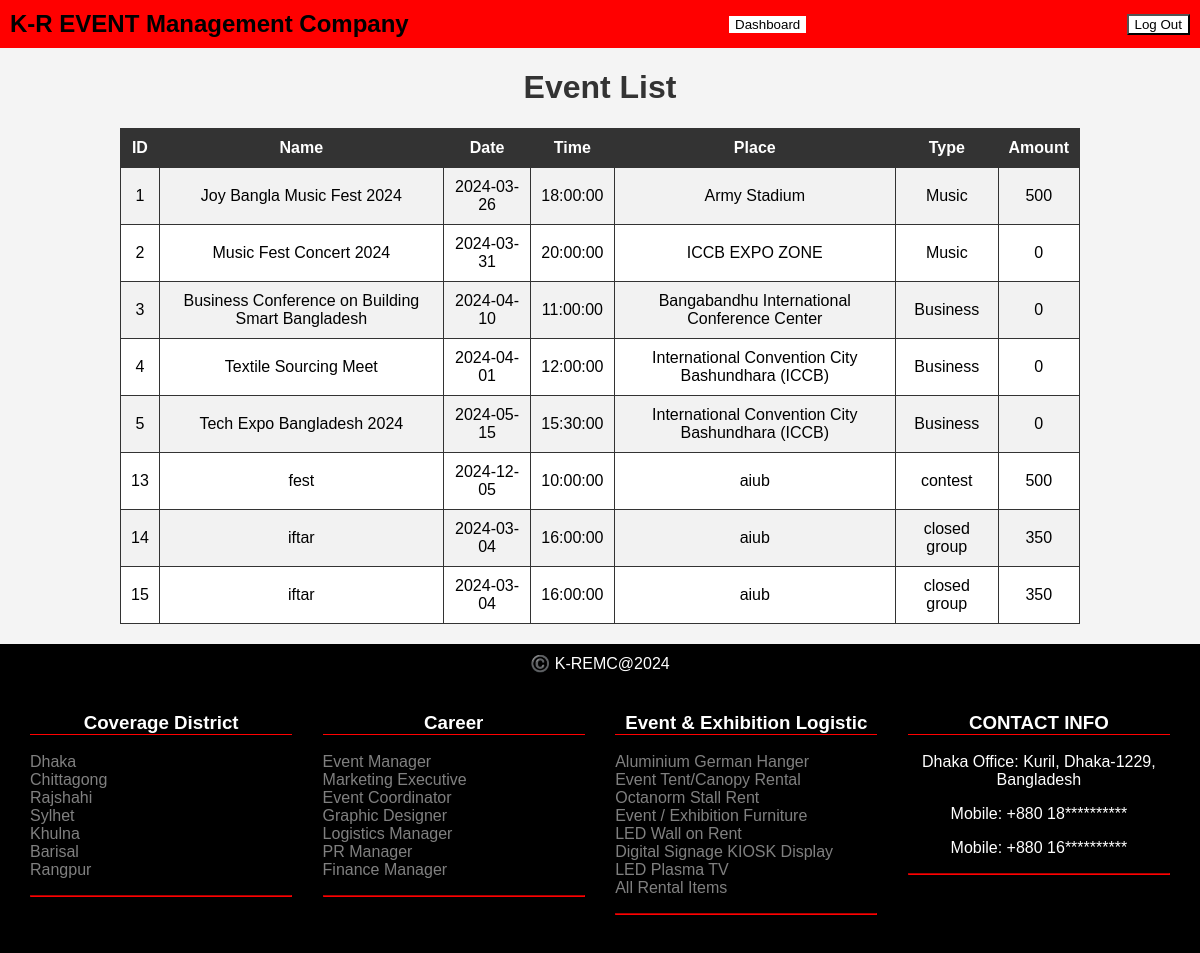
/view/allevents.php (signed in), run on the app's committed database.
### tables this page shows
CREATE TABLE `events` (
  `id` int(11) NOT NULL,
  `event_name` varchar(255) NOT NULL,
  `event_date` date NOT NULL,
  `event_time` time NOT NULL,
  `event_place` varchar(255) NOT NULL,
  `event_type` varchar(100) NOT NULL,
  `amount` int(50) NOT NULL
);

### model/userModel.php (called while the page is built, shortened)
<?php
    function getAllEvents(){
        $con = dbConnection();
        $sql = "SELECT * FROM events";
        $result = mysqli_query($con, $sql);
        $events = [];
        while($row = mysqli_fetch_assoc($result)){
            array_push($events, $row);
        }
        return $events;
    }
?>

### view/allevents.php (the view, shortened to what this page needs)
<?php
    require_once('../model/userModel.php');
    $events = getAllEvents();
?>
<!DOCTYPE html>
<html lang="en">
<head>
</head>
<body>
    <div style="background-color: red; padding: 10px; display: flex; justify-content: space-between; align-items: center;">
        <div style="font-weight: bold; font-size: 24px; font-family: 'Arial', sans-serif;">K-R EVENT Management Company</div>
        <a href="profile.php" style="text-decoration: none;">
            <button style="background-color: white; border: none; cursor: pointer;">Dashboard</button>
        </a>
        <a href="home.php" style="text-decoration: none;">
            <button style="background-color: white;">Log Out</button>
        </a>
    </div>
    <h1>Event List</h1>
    <table border="1" align="center">
        <tr>
            <th>ID</th>
            <th>Name</th>
            <th>Date</th>
            <th>Time</th>
            <th>Place</th>
            <th>Type</th>
            <th>Amount</th>
        </tr>
        <?php foreach($events as $event): ?>
        <tr>
            <td><?php echo $event['id']; ?></td>
            <td><?php echo $event['event_name']; ?></td>
            <td><?php echo $event['event_date']; ?></td>
            <td><?php echo $event['event_time']; ?></td>
            <td><?php echo $event['event_place']; ?></td>
            <td><?php echo $event['event_type']; ?></td>
            <td><?php echo $event['amount']; ?></td>
        </tr>
        <?php endforeach; ?>
    </table>
    <div style="background-color: black; color: white; text-align: center; padding: 10px;">
    ©️ K-REMC@2024
        <div style="display: flex; justify-content: space-between; padding: 20px;">
            <div style="width: 23%;">
                <h3 style="color: white; border-bottom: 1px solid red;">Coverage District</h3>
                <ul style="list-style-type: none; color: gray; padding: 0;text-align: left;">
                    <li>Dhaka</li>
                    <li>Chittagong</li>
                    <li>Rajshahi</li>
                    <li>Sylhet</li>
                    <li>Khulna</li>
                    <li>Barisal</li>
                    <li>Rangpur</li>
                </ul>
                <hr style="border-color: red;">
            </div>
            <div style="width: 23%;">
                <h3 style="color: white; border-bottom: 1px solid red;">Career</h3>
                <ul style="list-style-type: none; color: gray; padding: 0;text-align: left;">
                    <li>Event Manager</li>
                    <li>Marketing Executive</li>
                    <li>Event Coordinator</li>
                    <li>Graphic Designer</li>
                    <li>Logistics Manager</li>
                    <li>PR Manager</li>
                    <li>Finance Manager</li>
                </ul>
                <hr style="border-color: red;">
            </div>
            <div style="width: 23%;">
                <h3 style="color: white; border-bottom: 1px solid red;">Event & Exhibition Logistic</h3>
                <ul style="list-style-type: none; color: gray; padding: 0;text-align: left;  ">
                    <li>Aluminium German Hanger</li>
                    <li>Event Tent/Canopy Rental</li>
                    <li>Octanorm Stall Rent</li>
                    <li>Event / Exhibition Furniture</li>
                    <li>LED Wall on Rent</li>
                    <li>Digital Signage KIOSK Display</li>
                    <li>LED Plasma TV</li>
                    <li>All Rental Items</li>
                </ul>
                <hr style="border-color: red;">
            </div>
            <div style="width: 23%;">
            <h3 style="color: white; border-bottom: 1px solid red;">CONTACT INFO</h3>
            <p style="color: white;">Dhaka Office: Kuril, Dhaka-1229, Bangladesh</p>
            <p style="color: white;">Mobile: +880 18**********</p>
            <p style="color: white;">Mobile: +880 16**********</p>
            <hr style="border-color: red;">
        </div>
    </div>
</div>
</body>
</html>

### view/allevents.php (style rules this page uses)
body { font-family: Arial, sans-serif; margin: 0; padding: 0; background-color: #f4f4f4; }
h1 { text-align: center; color: #333; }
table { width: 80%; margin: 20px auto; border-collapse: collapse; border: 1px solid #333; background-color: #fff; }
th, td { padding: 10px; text-align: center; border: 1px solid #333; }
th { background-color: #333; color: #fff; }
tr:nth-child(even) { background-color: #f2f2f2; }
a { text-decoration: none; color: #333; }

### data on the page
events: id "1", event_name "Joy Bangla Music Fest 2024", event_date "2024-03-26", event_time "18:00:00", event_place "Army Stadium", event_type "Music", amount "500"
events: id "2", event_name "Music Fest Concert 2024", event_date "2024-03-31", event_time "20:00:00", event_place "ICCB EXPO ZONE", event_type "Music", amount "0"
events: id "3", event_name "Business Conference on Building Smart Bangladesh", event_date "2024-04-10", event_time "11:00:00", event_place "Bangabandhu International Conference Center", event_type "Business", amount "0"
events: id "4", event_name "Textile Sourcing Meet", event_date "2024-04-01", event_time "12:00:00", event_place "International Convention City Bashundhara (ICCB)", event_type "Business", amount "0"
events: id "5", event_name "Tech Expo Bangladesh 2024", event_date "2024-05-15", event_time "15:30:00", event_place "International Convention City Bashundhara (ICCB)", event_type "Business", amount "0"
events: id "13", event_name "fest", event_date "2024-12-05", event_time "10:00:00", event_place "aiub", event_type "contest", amount "500"
events: id "14", event_name "iftar", event_date "2024-03-04", event_time "16:00:00", event_place "aiub", event_type "closed group", amount "350"
events: id "15", event_name "iftar", event_date "2024-03-04", event_time "16:00:00", event_place "aiub", event_type "closed group", amount "350"
